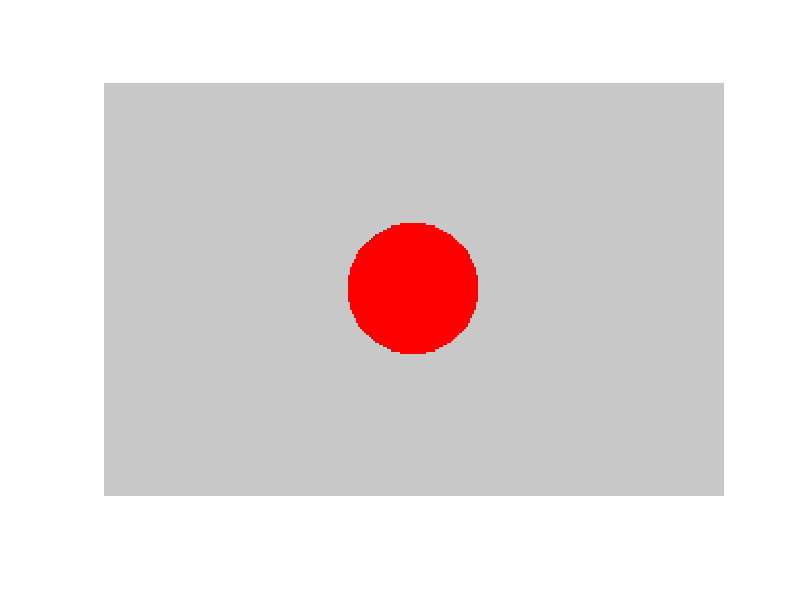

Write MATLAB code to recreate this figure.
close all
clear all
clc


for i=1:200
  for j=1:300
    if (i-100)^2+(j-150)^2>1000
      B(i,j,1)=200;
      B(i,j,2)=200;
      B(i,j,3)=200;
    else
      B(i,j,1)=255;
      B(i,j,2)=0;
      B(i,j,3)=0; 
    end
   end
end

B=uint8(B);
imshow(B)